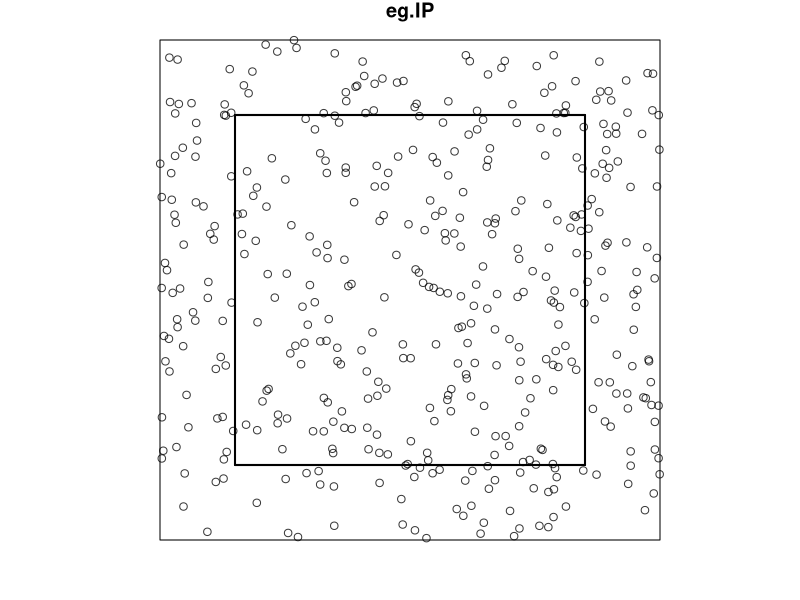

R code for this plot: (Note: this script raises an error after producing the figure.)
#Simulation of forest patterns and plotless sampling with estimation of density
# Version 4.0   --    29 Oct 2021
#This program is an engine to simulate the generation of patterns of events 
#(trees) at various dispersions.These patterns are then sampled with simulated
#different plotless sampling designs.The simulated patterns and sampling 
#is repeated in multiple replications.The engine produces estimates of density
#using various plotless density estimators and the descriptive statistics of
#the dispersions, sampling, and resulting estimates of numbers and proportions
#of distances and azimuths of the  nearest sampled events (trees) to sample 
#points (corners). In addition the frequencies of various parameters 
#can be exported for further analyses and archiving. The program is 
#multifunctional with changed parameters and was written incrementally 
#by Charles Cogbill (cvcogbill@gmail.com) in 2011-2021.

library(spatstat)

#setwd("C:Users/Cogbill/Documents/Charlie/R in PalEON/RSimMap)
getwd()

P='Simulation of Nearest Tree Sampling v.4.0 '
# n = number in aggregation pool sampling of single dispersion
n<-200
# S = number of replications
S<-5000
# toggle for dispersion  2=inhib-inhomogenous otherwise CSR (=1),
Disper<-1
# bord = proportion of unit square buffered border in proportion of of unit (100 m)
bord<-.15
# q = basic density parameter per unit square (equivalent to events per hectare)
q<-400
# mat = MaternII inhibition distance parameter in m
MII<-1.5
mat<-MII/100
# inhgrad = gradient parameter for inhibited-homogeneous pattern 
inhgrad<-80
# NP = distance from post in m 
NP<-1
NPd<-NP/100
# ST = width of the transect in m either side of the section line in m
ST<-1
STw<-ST/100

# samspa = spacing parameter for sampling in proportion of unit (100 m)
samspa<-.01
# minden = minimum density parameter gradient
minden<-20
# maxden = maximum density parameter in gradient
maxden<-1000
# expn = exponent parameter in gradient 
expn<-2

#  mu = rThomas parameter of number of events within clumps
mu<-2
#  gamma = rStrauss parameter proportion of pairs pruned 
gamma<-0.0
# sigma = rStrauss parameter of inhibition distance proportion of unit (100 m)
sigma<-0.015
#sigma<-mat
# gt - rank order for Morisita g-tree, Prodan, Kleinn-Vilcko estimators
gt<-6
scale<-1
bias<-.015
rancut<-1
# az is width of wedge from azimuth in degrees

az<-15
rows<-as.integer(1/samspa)
colm<-as.integer(1/samspa)
GX<-rows-4
GY<-colm-4
GX<-10
GY<-10
#n<-GX*GY


distveil<-.00/sqrt(scale)
veilcut<-1

bull<-.005
mind<-minden
kick<-.0
#geocut2<-bias
#geocut3p<-.0

#geocut2<-bias*(1-bias)
#geocut3p<-(bias-geocut2)


nearcut1<-bias
nearcut2<-bias
nearcut3<-bias
nearcut4<-bias
nearPcut1<-bias
nearPcut2<-bias
addrank<-2
baserank<-1


ciel<-maxden
r<-n
# a = exponent parameter in density gradient on x-axis
a<-2
# b =  exponent parameter in density gradient on y-axis
b<-2

#mat<-0.00
#bord<-.10
# qNE = basic density parameter for gradient in 1st quarter 
qNE<-inhgrad
# qSE = basic density parameter for gradient in 2nd quarter 
qSE<-inhgrad
# qSW = basic density parameter for gradient in 3rd quarter 
qSW<-inhgrad
# qNW = basic density parameter for gradient in 4th quarter 
qNW<-inhgrad

#mat<-.015/sqrt(scale)


# matNE ...  = inhibition parameter in quadrant
matNE<-mat
matSE<-mat
matSW<-mat
matNW<-mat

# addNE ... = gradient parameter in quadrant
addNE<-1
addSE<-1
addSW<-1
addNW<-1

#  NEgam ... = gradient parameter in quadrant
NEgam<-1500
SWgam<-1500
SEgam<-1500
NWgam<-1500

#NElam<-500
#SElam<-500
#SWlam<-500
#NWlam<-500



#a<-2
#b<-2
#cc<-1000*a*b/(exp(a)-1)/(exp(b)-1)
#m<-cc/(a*b)*(exp(a)-1)*(exp(b)-1)*pi
#cc<-q*a*b/exp(a)-1/exp(b)-1)
#cc<-q
#range.IPlow<-cc*(exp(a+b)-1)
#lambda=function(x,y){minden+q*exp(a*x)*exp(b*y)}
#lambda<-600
#InH<-rpoispp(lambda,win=owin(c(.75,1),c(0,1)))

# NElam ... = density parameter in gradient quadrant  
NElam=function(x,y){minden+qNE*exp(a*(2*x-1))*exp(a*(2*y-1))}
SElam=function(x,y){minden+qSE*exp(a*(2*x-1))*exp(a*(1-2*y))}
SWlam=function(x,y){minden+qSW*exp(b*(1-2*x))*exp(b*(1-2*y))}
NWlam=function(x,y){minden+qNW*exp(b*(1-2*x))*exp(b*(2*y-1))}



  par(mfrow=c(1,1))
# InNE ...  = MaternII pruned simulated pattern in quadrant
InNE<-rMaternII(NElam, matNE, win=owin(c(.5,1),c(.5,1)))
InSE<-rMaternII(SElam, matSE, win=owin(c(.5,1),c(0,.5)))
InSW<-rMaternII(SWlam, matSW, win=owin(c(0,.5),c(0,.5)))
InNW<-rMaternII(NWlam, matNW, win=owin(c(0,.5),c(.5,1)))

#****************inhibited-inhomogeneous********************
#  = simulated gradient pattern combining 4 quadrants toggle eg.IP to invoke and within S loop
eg.Inh2<-superimpose(InNE,InSE,InSW,InNW, W=owin(c(0,1), c(0,1)))

# = simulated pattern of Strauss inhibition parameters density, proportion, inhibition distance
#eg.IP<-rStrauss(q, gamma, mat)

#SSNE<-rSSI(addNE, n=NEgam, win=owin(c(.5,1),c(.5,1)), giveup=1000, x.init=InNE)
#SSSE<-rSSI(addSE, n=SEgam, win=owin(c(.5,1),c(0,.5)),giveup=1000,  x.init=InSE)
#SSSW<-rSSI(addSW, n=SWgam, win=owin(c(0,.5),c(0,.5)), giveup=1000, x.init=InSW)
#SSNW<-rSSI(addNW, n=NWgam, win=owin(c(0,.5),c(.5,1)),giveup=1000,  x.init=InNW)
#  = simulated SSI gradient pattern combining 4 quadrants
#eg.IP<-superimpose(SSNE,SSSE,SSSW,SSNW, W=owin(c(0,1), c(0,1))) 

#****************invoke homogenous Poisson*************************
#  = simulated pattern of homogenous Poisson process parameters density toggle eg.Ip to invoke
#eg.IP<-rpoispp(q)
eg.IP<-(if(Disper== 2){eg.Inh2}else {rpoispp(q)})
# = simulated pattern of Matern II inhibition parameters density, inhibition distance
#eg.IP<-rMaternII(q,mat)

# = simulated pattern of rThomas clumping parameters density, sd of distance, number in clump
#eg.IP<-rThomas(q,mat,mu)



##plot(SSNE)
##plot(SSSE)
##plot(SSSW)
##plot(SSNW)
par(mfrow=c(1,1),mar=c(2,2,1,1))

plot(eg.IP)
win<-owin(c(bord,1-bord),c(bord,1-bord))
#w<-owin(c(.1,.9),c(.1,.9))
#clarkevans.test(InH, clipregion=win    , correction="guard")
#dual_InH<-InH
#plot(dual_InH)

rect(bord,bord,bord,1-bord,col='red',lwd=2)
rect(bord,1-bord,1-bord,1-bord,col='red',lwd=2)
rect(1-bord,1-bord,1-bord,bord,col='red',lwd=2)
rect(1-bord,bord,bord,bord,col='red',lwd=2)

#clarkevans.test(InH,clipregion=owin(c(bord,1-bord),c(bord,1-bord)))


#eg.IP<-rStrauss(300, 0, R=.03)

#BNE<-rSSI(matNE, n=Inf , win=owin(c(.5,1),c(.5,1)), giveup=1000, x.init=InNE)

#BSE<-rSSI(matSE, n=Inf , win=owin(c(.5,1),c(0,.5)), giveup=1000, x.init=InSE)

#BSW<-rSSI(matSW, n=Inf , win=owin(c(0,.5),c(0,.5)), giveup=1000, x.init=InSW)

#BNW<-rSSI(matNW, n=Inf , win=owin(c(0,.5),c(.5,1)), giveup=1000, x.init=InNW)




#SSI<-rSSI(r=sigma,n=Inf,giveup=1000, win=owin(c(0,.5), c(0,1)))
#
#InNE<-rpoispp(NElam, win=owin(c(.5,1), c(0,1)))
#InSE<-rpoispp(SElam, win=owin(c(.5,1), c(0,1)))
#InSW<-rpoispp(SWlam, win=owin(c(.5,1), c(0,1)))
#InNW<-rpoispp(NWlam, win=owin(c(.5,1), c(0,1)))


#plot(InSE)
#plot(InSW)
#plot(InNW)


                 
#par(mfrow=c(1,1))


#eg.IP<-rStrauss(q, gamma, sigma)
#eg.IP<-rpoispp(q)
#eg.IP<-rpoispp(lambda)
#eg.IP<-rSSI(r=sigma, n=ciel, giveup=1000, win=owin(c(0,1),c(0,1)), x.init=InH)
 
#plot(eg.IP)

#eg.IP<-rpoispp(lambda=function(x,y){cc*(a*x)})
#zeta<-as.im(function(x,y){2*exp(4*x-1)},owin(c(0,1),c(0,1)))
# 
#   SIMULATION of outcome homogenous Poisson process intensity of (q) per unit sq 
#   (if unit is 100m ==  on 100X100m square per /ha  or q t/ha)
print('t/ha')

# el ...  = east, west, south, & north proportion in border
el<-1-bord
wl<-bord
sl<-bord
nl<-1-bord


#min den plots=g, max den plots=e;  min focus =v; max focus=w
g<-0
e<-1500
u<-0
w<-1500


#zeta<-as.im(function(x,y){2*exp(2*x-1)},owin(c(0,1),c(0,1)))
#eg.IP<-rThomas(q,sigma, zeta)
#eg.IP<-rpoispp(lambda=function(x,y){cc*exp(a*x+b*y)})

# Correction constant for two nearest quadrats


#  std.dat  = empirical pattern imported from external file
#std.dat<-ppp(Raw[ ,2],Raw[ ,3],c(min(Raw[,2]),max(Raw[,2])),
 #            c(min(Raw[,3]),max(Raw[,3])))
#summary(std.dat)

#Stanclean<-unique(Stand)
#any(duplicated(Stanclean))
#sim.dat<-rpoispp(q/pi)

# E.g. unbiased survey

#eg<-dist.pts2(std.dat$x,std.dat$y)

#library(fields)
#library(gtools)



#sim.dat<-rpoispp(q)

# E.g. unbiased survey

# Definition and Initilation of vectors

true<-rep(0,S)
rbias<-function(est,true){mean(est/true)}
diff<-function(est,true){est-true}
me<-function(error){mean(error)}
rme<-function(error,true){mean(error/true)}
mae<-function(error){mean(abs(error))}
rmae<-function(error,true){mean(abs(error)/true)}
rrmse<-function(error,true){sqrt(mean(error^2/true^2))}


#par(mfrow=c(1,1))

# The forest

#plot(sim.dat$y~sim.dat$x,pch=20,cex=.5)

#intensityfn.HP<-matrix(m/pi,length(xvals),length(yvals))

# (1) Homogeneous Poisson point process

#m<-q*pi

#eg.HP<-rpoispp(m/pi)


# The survey point



# The nearest tree (blue) and the biased nearest tree (green) 
# in the opposite half (the cyan tree should have been sampled,
# but the green tree was sampled instead)
#points(eg$surveypt[2]~eg$surveypt[1],col='red',pch=20)
#abline(v=eg$surveypt[1],col='gray', lty=2)
#points(eg$point1[2]~eg$point1[1],col='blue',pch=20)
#points(eg$point2[2]~eg$point2[1],col='green',pch=20)
#points(eg$censoredpoint[2]~eg$censoredpoint[1],col='cyan',pch=20)

############################################################

#-----Point Half-----Point Half-----Point Half-----Point Half-----Point Half-----
#-----Point Half-----Point Half-----Point Half-----Point Half-----Point Half-----


# Simulating different point patterns and 
# estimating stem density in UNBIASED surveys.

# Definition and Initiation of vectors

#matrix of x,y coordinates of 2 nearest trees in halves, x, y, dist, azimuth,MoR, 2nd nearest coord,dist 
XYof2near<-rep(0,17)  
Nearof2<-matrix(0,S,17)
N2.distsq<-rep(0,n)
N2Mori.HP<-rep(0,S)
N2pure<-rep(0,n)
N2coeff<-rep(0,S)
N2QMoriden<-rep(0,n)
N2Qcoeff<-rep(0,S)
N2QPoll<-rep(0,S)
N2QPollco<-rep(0,S)
NPdist<-rep(0,S)
Transdist<-rep(0,S)
TransbNP<-rep(0,S)
Fir<-rep(0,S)
Sec<-rep(0,S)
R21<-rep(0,S)
Azim<-rep(0,S)

#matrix of x,y coordinates of 4 nearest trees in quarters x, y, dist,azimuth,MoR
XYof4near<-rep(0,21)
Nearof4<-matrix(0,S,21)
n2order<-rep(0,4)
Poisden<-rep(0,S)
rat2.HP<-rep(0,S)
moratio.HP<-rep(0,S)
Second<-matrix(0,n,2)
First<-matrix(0,n,2)
Rato21<-matrix(0,n,2)
Azm<-matrix(0,n,2)
Trans<-matrix(0,n,2)
Fqaz<-rep(0,S)


rat1.HP<-rep(0,n)
dist1.HP<-rep(0,S)
dist2.HP<-rep(0,S)
rofmean.HP<-rep(0,S)
hom.HP<-rep(0,S)
inhom.HP<-rep(0,S)
cott.HP <- rep(0,S)
shvc.HP <- rep (0,S)
eph.HP <-rep(0,S)
inhom.TQ<-rep(0,S)
hom.TQ<-rep(0,S)
cott.TQ <- rep(0,S)
shvc.TQ <- rep (0,S)
eph.TQ <-rep(0,S)

avrbar.HP <-rep(0,S)
avrinvbar.HP<-rep(0,S)
avrsqbar.HP <-rep(0,S)
avrbar.QU <-rep(0,S)
avrsqbar.QU <-rep(0,S)

xvals<-seq(0,1,.01)
yvals<-seq(0,1,.01)
dia.nearest<-rep(0,n)
dist.nearest<-rep(0,n)
dia.dist.second<-rep(0,n)
dist.dist.second<-rep(0,n)
point.dist.mean.HP<-rep(0,n)
ave.dist.point.HP<-rep(0,n)

pp.dat<-matrix(0,n,3)
pp.x<-rep(0,n)
pp.y<-rep(0,n)
ratio.HP<-matrix(0,n,2)

avBA.HP<-rep(0,n)
avdia.HP<-rep(0,n)
avdist.HP<-rep(0,n)
sumofsq.HP<-rep(0,n)
sumof.HP<-rep(0,n)
sumofinv.HP<-rep(0,n)
BAmean.HP<-rep(0,S)
Mori.HP<-rep(0,S)
Mori.BA.HP<-rep(0,S)
Cott.BA.HP<-rep(0,S)
Cott.Dia.HP<-rep(0,S)
Cott.Area.HP<-rep(0,S)
Xprod.HP<-rep(0,n)
aver.dist.point.BH2X<-rep(0,n)
aver.dist.point.HP<-rep(0,n)
nearest.Sq.HP<-rep(0,n)
HP.dia<-matrix(0,n,2)
nearest.dist.HP<-rep(0,n)
second.dist.HP<-rep(0,n)
nearest.dia.HP<-rep(0,n)
second.dia.HP<-rep(0,n)
second.HP<-matrix(0,n,4)
point.HP<-matrix(0,n,8)
sum.HP<-matrix(0,S,8)
sec.dia.HP<-rep(0,n)
BH2X.4dist<-matrix(0,n,2)
BX2.2order.BH2X<-rep(0,n)
BH2X<-rep(0,n)
B2X<-rep(0,n)
sumofsq.BH2X<-rep(0,n)
avdist.BH2X<-rep(0,n)
ave.dist.point.BH2X<-rep(0,n)
inhibden<-rep(0,S)
shanks1<-rep(0,S)
trip3<-rep(0,n)
Trip<-rep(0,S)
QU2X<-rep(0,n)
nearest.dist.QU2X<-rep(0,n)
cott.BH2X<-rep(0,n)
hom.BH2X<-rep(0,S)
inhom.BH2X<-rep(0,S)
cott.BH2X<-rep(0,S)
shvc.BH2X<-rep(0,S)
eph.BH2X<-rep(0,S)
BHX<-matrix(0,2,2)
BH2X.2Q2tree<-rep(0,n)   
BH2X.1Q2tree<-rep(0,n)

cott.EQ<- rep(0,S)  
hom.EQ<- rep(0,S)
inhom.EQ <- rep(0,S)
shvc.EQ <- rep(0,S)
EQ.all<-matrix(0,n,3)

avdist.HP2X<-rep(0,n)
avdist.QU<-rep(0,n)
avdist.QU2X<-rep(0,n)
avdist.QUNX<-rep(0,n)
avdist.HPNX<-rep(0,n)

aver.dist.point.HP2X<-rep(0,n)
aver.dist.point.QU<-rep(0,n)
aver.dist.point.QU2X<-rep(0,n)
aver.dist.point.QUNX<-rep(0,n)
aver.dist.point.HPNX<-rep(0,n)

sumofsq.HP2X<-rep(0,n)
sumofsq.QU<-rep(0,n)
sumofsq.QU2X<-rep(0,n)
sumofsq.QUNX<-rep(0,n)
sumofsq.HPNX<-rep(0,n)

rat1.QU2X<-matrix(0,n,3)
rat2X.QU2X<-matrix(0,n,3)
rat.HP2X<-rep(0,n)
rat.HP<-rep(0,n)


dist1.QU2X<-rep(0,S)
dist2.QU2X<-rep(0,S)
dist3.QU2X<-rep(0,S)
dist4.QU2X<-rep(0,S)
eph.HP2X<-rep(0,S)
rat2.QU2X<-rep(0,S)
rat3.QU2X<-rep(0,S)
rat4.QU2X<-rep(0,S)
rat5.QU2X<-rep(0,S)
rat6.QU2X<-rep(0,S)
rat7.QU2X<-rep(0,S)
rat21.QU2X<-rep(0,n)
rat31.QU2X<-rep(0,n)
rat41.QU2X<-rep(0,n)
rat21X.QU2X<-rep(0,n)
rat31X.QU2X<-rep(0,n)
rat41X.QU2X<-rep(0,n)

mor.HP<-rep(0,S)
mor.HP2X<-rep(0,S)
cott.HP2X<-rep(0,S)
NPMori.HP<-rep(0,S)
SPMori.HP<-rep(0,S)
SPMori2<-rep(0,S)
SPMori3<-rep(0,S)
PureMori<-rep(0,S)
shen.HP<-rep(0,S)
hom.HP2X<-rep(0,S)
inhom.HP2X<-rep(0,S)
shvc.HP2X<-rep(0,S)
cott.QU2X<-rep(0,S)
hom.QU2X<-rep(0,S)
inhom.QU2X<-rep(0,S)
shvc.QU2X<-rep(0,S)
eph.QU2X<-rep(0,S)
cott.QUNX<-rep(0,S)
hom.QUNX<-rep(0,S)
inhom.QUNX<-rep(0,S)
shvc.QUNX<-rep(0,S)
eph.QUNX<-rep(0,S)
dist1sq.QU2X<-rep(0,S)
trueden<-rep(0,S)
inhomden<-rep(0,S)
hom.QU<-rep(0,S)
inhom.QU<-rep(0,S)
cott.QU<-rep(0,S)
shen.QU<-rep(0,S)
shvc.QU<-rep(0,S)
eph.QU<-rep(0,S)
cott.QUNX <-rep(0,S) 
hom.QUNX<-rep(0,S)
inhom.QUNX<-rep(0,S)
shvc.QUNX<-rep(0,S)
eph.QUNX<-rep(0,S)
cott.HPNX<-rep(0,S) 
hom.HPNX<-rep(0,S)
inhom.HPNX<-rep(0,S)
shvc.HPNX<-rep(0,S)
eph.HPNX<-rep(0,S)
ClarkN1<-rep(0,S)
MooreN1<-rep(0,S)
Bythmed<-rep(0,S)
Klinemed4<-rep(0,S)
Klinemed2<-rep(0,S)
RoM.HP<-rep(0,S)
RoM.QU<-rep(0,S)
RoM.HP2X<-rep(0,S)
RoM.HP3X<-rep(0,S)
RoM.QU2X<-rep(0,S)
RoM.HPNX<-rep(0,S)
MoR.HP<-rep(0,S)
MoR.HP2X<-rep(0,S)
MoR.HPNX<-rep(0,S)
MoR.HP3X<-rep(0,S)
MoR.HPNE<-rep(0,S)
RoM.HPNE<-rep(0,S)
MoR.QU<-rep(0,S)
MoR.QU2X<-rep(0,S)
min.dist.HP<-rep(0,n)
max.dist.HP<-rep(0,n)
min.dist.HP2X<-rep(0,n)
max.dist.HP2X<-rep(0,n)
  MoR.QU21<-rep(0,S)
  MoR.QU31<-rep(0,S)
  MoR.QU41<-rep(0,S)
  RoM.QU21<-rep(0,S) 
  RoM.QU31<-rep(0,S)
  RoM.QU41<-rep(0,S)
  MoR.QU2X21<-rep(0,S)
  MoR.QU2X31<-rep(0,S)
 MoR.QU2X41<-rep(0,S)
RoM.QU2X41<-rep(0,S) 
  RoM.QU2X21<-rep(0,S)
  RoM.QU2X31<-rep(0,S)
  RoM.QU2X41<-rep(0,S)
  MoR.dist.HP2X<-matrix(0,S,n)                   
MoR.QUN21<-rep(0,S)
MoR.QUN31<-rep(0,S)
MoR.QUN41<-rep(0,S)
RoM.QUN21<-rep(0,S)
RoM.QUN31<-rep(0,S)
RoM.QUN41<-rep(0,S)
cottHP<- rep(0,S)
homHP<-rep(0,S)
cottQU<-rep(0,S)
homQU<-rep(0,S)
cottTQ<-rep(0,S)
homTQ<-rep(09,S)
Clark.N1<-rep(0,S)
Moore.N1<-rep(0,S)
Byth.med<-rep(0,S)
Kline.med4<-rep(0,S)
GTree.PDE<-matrix(0,S,3)

ErrCottHP<-rep(0,Cy)
ErrCottQU<-rep(0,Cy)
ErrPollHP<-rep(0,Cy)
ErrPollQU<-rep(0,Cy)
ErrMoriHP<-rep(0,Cy)
ErrMoriQU<-rep(0,Cy)

#HP.dia<-cbind(x=std.dat$x,y=std.dat$y,dbh=m)
par(mfrow=c(1,1))


decy<-matrix(0,Cy,7)
msecy<-matrix(0,Cy,7)
# Begin cz loop of aggregation 
#for(cz in 1:Cy){
 



#plot(sim.dat$y~sim.dat$x,pch=20)

#############################REPLICATION LOOP##################################
# Begin S loop for replications
for(s in 1:S) {
  # Definition and Initilation of vectors within S loop
  HP1s.dist<-matrix(0,n,2)
  HP2Xs.dist<-matrix(0,n,2)
  HP3Xs.dist<-matrix(0,n,2)
  QU3Xs.dist<-matrix(0,n,4)
  QUs.dist<-matrix(0,n,4)
 QUNX.dist<-matrix(0,n,4)
  QU2Xs.dist<-matrix(0,n,4)
 QUNXs.dist<-matrix(0,n,4)
  QU1.dist<-matrix(0,n,4)
  QU2X.dist<-matrix(0,n,4)
  HP1.dist<-matrix(0,n,2)
  NP1.dist<-matrix(0,n,2)
  SP1.dist<-matrix(0,n,2)
 HP2X.dist<-matrix(0,n,2)
 HP3X.dist<-matrix(0,n,2)
 QU3X.dist<-matrix(0,n,4)
 HPNX.dist<-matrix(0,n,2)
 HPNXs.dist<-matrix(0,n,2)
 TQ.all<-matrix(0,n,2)
 minNE<-matrix(0,n,4)
 minSE<-matrix(0,n,4)
 minSW<-matrix(0,n,4)
 minNW<-matrix(0,n,4)
 minEE<-matrix(0,n,2)
 minWW<-matrix(0,n,2)
 HPNE<-matrix(0,n,2)
 HPNE.dist<-matrix(0,n,2)
 m<-q*pi
 #  g-tree pt matrix (0,n,3) dist to g ; g+1 tree; ave g & g+1
 GT.pts<-matrix(0,n,5)
 
 #cc<-q*a*b/(exp(a)-1)/(exp(b)-1)
 #m<-cc/(a*b)*(exp(a)-1)*(exp(b)-1)*pi
 #range.IPlow<-cc*(exp(a+b)-1)
 xvals<-seq(0,1,.01)
 yvals<-seq(0,1,.01)

 
  # NElam ... = density parameter in gradient quadrant  
 NElam=function(x,y){minden+qNE*exp(a*(2*x-1))*exp(a*(2*y-1))}
 SElam=function(x,y){minden+qSE*exp(a*(2*x-1))*exp(a*(1-2*y))}
 SWlam=function(x,y){minden+qSW*exp(b*(1-2*x))*exp(b*(1-2*y))}
 NWlam=function(x,y){minden+qNW*exp(b*(1-2*x))*exp(b*(2*y-1))}
 

 par(mfrow=c(1,1))
 # InNE ...  = MaternII pruned simulated pattern in quadrant
 InNE<-rMaternII(NElam, matNE, win=owin(c(.5,1),c(.5,1)))
 InSE<-rMaternII(SElam, matSE, win=owin(c(.5,1),c(0,.5)))
 InSW<-rMaternII(SWlam, matSW, win=owin(c(0,.5),c(0,.5)))
 InNW<-rMaternII(NWlam, matNW, win=owin(c(0,.5),c(.5,1)))

 #******************* inhibited-inhomogeneous pattern******************
   #  = simulated gradient pattern combining 4 quadrants toggle eg.IP to invoke
  eg.Inh2<-superimpose(InNE, InSE, InSW, InNW)
 
 
 #InH<-eg.IP
 
 # = simulated pattern of Strauss inhibition parameters density, proportion, inhibition distance
 #eg.IP<-rStrauss(q, gamma, sigma)
 
 
 #SSNE<-rSSI(addNE, n=NEgam, win=owin(c(.5,1),c(.5,1)), giveup=1000, x.init=InNE)
 #SSSE<-rSSI(addSE, n=SEgam, win=owin(c(.5,1),c(0,.5)),giveup=1000,  x.init=InSE)
 #SSSW<-rSSI(addSW, n=SWgam, win=owin(c(0,.5),c(0,.5)), giveup=1000, x.init=InSW)
 #SSNW<-rSSI(addNW, n=NWgam, win=owin(c(0,.5),c(.5,1)),giveup=1000,  x.init=InNW)
 #  = simulated SSI gradient pattern combining 4 quadrants
 #eg.IP<-superimpose(SSNE,SSSE,SSSW,SSNW, W=owin(c(0,1), c(0,1))) 
 
 #****************************** homogeneous Poisson pattern***********
 #  = simulated pattern of homogenous Poisson process parameters density toggle eg.IP to invoke
 #eg.IP<-rpoispp(q)
 eg.IP<-(if(Disper== 2){eg.Inh2}else {rpoispp(q)})
 # = simulated pattern of Matern II inhibition parameters density, inhibition distance
 #eg.IP<-rMaternII(q,mat)
  
 # = simulated pattern of rThomas clumping parameters density, sd of distance, number in clump
 #eg.IP<-rThomas(q,sigma,mu)
 
 # = simulated pattern Poisson process with homogenous q or inhomogenous vq 
  #vq<-minden+maxden*runif(1)^expn
 #eg.IP<-rpoispp(q)
 #eg.IP<-rpoispp(vq)
 #eg.IP<-rMaternII(q,mat)
 #eg.IP<-rThomas(vq,mat,mu)
 #eg.IP<-rStrauss(vq, gamma, sigma)
 #eg.IP<-rSSI(mat,q)
 #eg.IP<-rSSI(r=sigma, giveup=1000, x.init=InH)
 #eg.IP<-rSSI(r=sigma, n=ciel , giveup=1000, win=owin(c(0,1),c(0,1)), x.init=InH)
 #eg.IP<-rpoispp(lambda=function(x,y){cc*(a*x)})
 #eg.IP<-rpoispp(lambda=function(x,y){minden+q*exp(a*x)})
 
 #AInNE<-rMaternII(qNE,  matNE, win=owin(c(.5,1),c(.5,1)))
 #AInSE<-rMaternII(qSE,  matSE, win=owin(c(.5,1),c(0,.5)))
 #AInSW<-rMaternII(qSW,  matSW, win=owin(c(0,.5),c(0,.5)))
 #AInNW<-rMaternII(qNW,  matNW, win=owin(c(0,.5),c(.5,1)))
 #eg.IP<-superimpose(AInNE,AInSE,AInSW,AInNW, W=owin(c(0,1), c(0,1))) 
 
 #offset<-samspa*runif(1,0,1)  

random1<-runif(n,0,1)
random2<-runif(n,0,1)
random3<-runif(n,0,1)
random4<-runif(n,0,1)


# Begin n loop calculations of n samples of one pattern
 for(k in 1:n){
   g<-as.integer((k/GX)-.00000001)+1
   h<-k-(g-1)*(GX)
   
   #eg.IP<-rpoispp(q)
   #vq<-minden+(maxden*runif(1))^expn
   vq<-q
   #eg.IP<-rpoispp(vq)
  
   #eg.IP<-rThomas(q,mat,mu)
   #eg.IP<-rStrauss(vq, gamma, mat)
   #eg.IP<-rMaternII(vq,mat)
   # inhib = total density
   inhibden[s]<-length(eg.IP$x)
   std.dat<-eg.IP
   IP.dat<-list(X=std.dat$x,Y=std.dat$y)
   pp.dat<-cbind(std.dat$x,std.dat$y)
   
   sample.dat<-std.dat[std.dat$x<=el&std.dat$x>=wl&std.dat$y>=sl&std.dat$y<=nl]
   # truen = density in actual sample
   truen<-length(sample.dat$x)/((el-wl) *(nl-sl))
  
 
   
    pp.x<-IP.dat$X[!is.na(IP.dat$X)&!is.na(IP.dat$Y)]
    pp.y<-IP.dat$Y[!is.na(IP.dat$X)&!is.na(IP.dat$Y)]
    
   #  survey points either centered, or random  
   # surveypt<-c(.5,.5)
   surveypt<-c(runif(1,min(pp.x)+wl*(max(pp.x)-min(pp.x)),max(pp.x)-(1-el)*(max(pp.x)-min(pp.x))),
           runif(1,min(pp.y)+sl*(max(pp.y)-min(pp.y)),max(pp.y)-(1-nl)*(max(pp.y)-min(pp.y))))           
   #surveypt<-c(bord+offset+(h-1)*samspa, bord+ offset +(g-1)*samspa)
    
   # calculation of distances from sample points to pattern events 
   #nearest<-which.min(as.matrix(dist(rbind(surveypt,cbind(pp.x,pp.y))))[1,-1])
    nearest<-which.min(sqrt(apply((t(cbind(pp.x,pp.y))-surveypt)^2,2,sum)))
    nearest.dist.QU2X[k]<-sqrt(sum((surveypt-cbind(pp.x,pp.y)[nearest,])^2))
   
     
    nearest<-which.min(sqrt(apply((t(cbind(pp.x,pp.y))-surveypt)^2,2,sum)))
    nearest2<- min(sqrt(apply((t(cbind(pp.x,pp.y))-surveypt)^2,2,sum)))

      
    dist.nearest[k]<-sqrt(sum((surveypt-cbind(pp.x,pp.y)[nearest,])^2))
    dist.order<-sort(sqrt(apply((t(cbind(pp.x,pp.y))-surveypt)^2,2,sum)) )   
    dist.one.all<-sqrt(apply((t(cbind(pp.x, pp.y))-surveypt)^2,2,sum))
    N2.distsq[k]<-(2/pi)*(1/sum(dist.order[1]^2,dist.order[2]^2))


    
     # load matrix with g & g+1 at point   
       GT.pts[k,1]<-dist.order[gt]
       GT.pts[k,2]<-dist.order[gt+1]
       GT.pts[k,3]<-sum(GT.pts[k,1],GT.pts[k,2])/2
       GT.pts[k,4]<-GT.pts[k,1]^2
       GT.pts[k,5]<-GT.pts[k,3]^2
  
  # calculation of distances from sample points to events in 4 quadrants
    pp.x.NE<-pp.x[pp.x>surveypt[1] & pp.y>surveypt[2]]
    pp.x.SE<-pp.x[pp.x>surveypt[1] & pp.y<surveypt[2]]
    pp.y.NE<-pp.y[pp.x>surveypt[1] & pp.y>surveypt[2]]
    pp.y.SE<-pp.y[pp.x>surveypt[1] & pp.y<surveypt[2]]
    
    pp.x.SW<-pp.x[pp.x<surveypt[1] & pp.y<surveypt[2]]
    pp.x.NW<-pp.x[pp.x<surveypt[1] & pp.y>surveypt[2]]
    pp.y.SW<-pp.y[pp.x<surveypt[1] & pp.y<surveypt[2]]
    pp.y.NW<-pp.y[pp.x<surveypt[1] & pp.y>surveypt[2]]
    
    pp.x.EE<-pp.x[pp.x>surveypt[1]]
    pp.x.WW<-pp.x[pp.x<surveypt[1]]
    pp.y.EE<-pp.y[pp.x>surveypt[1]]
    pp.y.WW<-pp.y[pp.x<surveypt[1]]
      
   #Calculates coordinates, distance, and azimuth for NE quarter
    
    nearest.NE<-which.min(sqrt(apply((t(cbind(pp.x.NE, pp.y.NE))-surveypt)^2,2,sum)))
   
    XYof4near[1]<-pp.x.NE[nearest.NE]-surveypt[1]
    XYof4near[2]<-pp.y.NE[nearest.NE]-surveypt[2]
    XYof4near[3]<-sqrt(XYof4near[1]^2+XYof4near[2]^2)
    XYof4near[4]<- 90-(180*atan2(XYof4near[2],XYof4near[1])/pi)
    
    
    #QU1.dist[k,1]<-sqrt(sum((surveypt-cbind(pp.x.NE,pp.y.NE)[nearest.NE,])^2))
    dist.NE.all<-sqrt(apply((t(cbind(pp.x.NE, pp.y.NE))-surveypt)^2,2,sum))
    dist.order.NE<-order(dist.NE.all)
    minNE[k,1]<-dist.NE.all[dist.order.NE[1]]
    #QU1.dist[k,1]<- dist.NE.all[dist.order.NE[1]]
     
   # distances from events to ordered events in same quadrant
    QU1.dist[k,1]<-ifelse(minNE[k,1]> distveil, dist.NE.all[dist.order.NE[1]],
                          dist.NE.all[dist.order.NE[2]]) 
    QU2X.dist[k,1]<-ifelse(random1[k]<rancut, dist.NE.all[dist.order.NE[2]],
                           dist.NE.all[dist.order.NE[1]])
    QU3X.dist[k,1]<-ifelse(random1[k]<rancut, dist.NE.all[dist.order.NE[3]],
                           dist.NE.all[dist.order.NE[1]])
    
    #Calculates coordinates, distance, and azimuth for SE quarter  
   
   
    nearest.SE<-which.min(sqrt(apply((t(cbind(pp.x.SE, pp.y.SE))-surveypt)^2,2,sum)))
    XYof4near[5]<-pp.x.SE[nearest.SE]-surveypt[1]
    XYof4near[6]<-pp.y.SE[nearest.SE]-surveypt[2]
    XYof4near[7]<-sqrt(XYof4near[5]^2+XYof4near[6]^2)
    XYof4near[8]<- 90-(180*atan2(XYof4near[6],XYof4near[5])/pi)
    
    #Calculates coordinates, distance, and azimuth for SE quarter  
    
    #QU1.dist[k,2]<-sqrt(sum((surveypt-cbind(pp.x.SE,pp.y.SE)[nearest.SE,])^2))
    
    dist.SE.all<-sqrt(apply((t(cbind(pp.x.SE, pp.y.SE))-surveypt)^2,2,sum))
    dist.order.SE<-order(dist.SE.all)
    minSE[k,1]<-dist.SE.all[dist.order.SE[1]]
    #QU1.dist[k,2]<- dist.SE.all[dist.order.SE[1]]
    QU1.dist[k,2]<-ifelse(minSE[k,1]> distveil, dist.SE.all[dist.order.SE[1]],
                          dist.SE.all[dist.order.SE[2]]) 
    QU2X.dist[k,2]<-ifelse(random2[k]<rancut, dist.SE.all[dist.order.SE[2]],
                           dist.SE.all[dist.order.SE[1]])
    QU3X.dist[k,2]<-ifelse(random2[k]<rancut , dist.SE.all[dist.order.SE[3]],
                           dist.SE.all[dist.order.SE[1]])
    
    #Calculates coordinates, distance, and azimuth for SW quarter
   
        
    nearest.SW<-which.min(sqrt(apply((t(cbind(pp.x.SW, pp.y.SW))-surveypt)^2,2,sum)))
    XYof4near[9]<-pp.x.SW[nearest.SW]-surveypt[1]
    XYof4near[10]<-pp.y.SW[nearest.SW]-surveypt[2]
    XYof4near[11]<-sqrt(XYof4near[9]^2+XYof4near[10]^2)
    XYof4near[12]<- 90-(180*atan2(XYof4near[10],XYof4near[9])/pi)
    
    
    
    
    #QU1.dist[k,3]<-sqrt(sum((surveypt-cbind(pp.x.SW,pp.y.SW)[nearest.SW,])^2))
    dist.SW.all<-sqrt(apply((t(cbind(pp.x.SW, pp.y.SW))-surveypt)^2,2,sum))
    dist.order.SW<-order(dist.SW.all)
    minSW[k,1]<-dist.SW.all[dist.order.SW[1]]
    #QU1.dist[k,3]<- dist.SW.all[dist.order.SW[1]]
                          
   QU1.dist[k,3]<-ifelse(minSW[k,1]> distveil, dist.SW.all[dist.order.SW[1]],
                          dist.SW.all[dist.order.SW[2]]) 
    QU2X.dist[k,3]<-ifelse(random3[k]<rancut, dist.SW.all[dist.order.SW[2]],
                           dist.SW.all[dist.order.SW[1]])
    QU3X.dist[k,3]<-ifelse(random3[k]<rancut , dist.SW.all[dist.order.SW[3]],
                           dist.SW.all[dist.order.SW[1]])
    
    #Calculates coordinates, distance, and azimuth for NW quarter
     
    nearest.NW<-which.min(sqrt(apply((t(cbind(pp.x.NW, pp.y.NW))-surveypt)^2,2,sum)))
    XYof4near[13]<-pp.x.NW[nearest.NW]-surveypt[1]
    XYof4near[14]<-pp.y.NW[nearest.NW]-surveypt[2]
    XYof4near[15]<-sqrt(XYof4near[13]^2+XYof4near[14]^2)
    XYof4near[16]<-450- (180*atan2(XYof4near[14],XYof4near[13])/pi) 
    XYof4near[17]<-min(XYof4near[3],XYof4near[7])
    XYof4near[18]<-min(XYof4near[11],XYof4near[15])
    XYof4near[19]<-min(XYof4near[17],XYof4near[18])
    XYof4near[20]<-(if(XYof4near[19]== XYof4near[18]){XYof4near[17]}else {XYof4near[18]})
    XYof4near[21]<-XYof4near[20]/XYof4near[19]
   
    
    #QU1.dist[k,4]<-sqrt(sum((surveypt-cbind(pp.x.NW,pp.y.NW)[nearest.NW,])^2))
    dist.NW.all<-sqrt(apply((t(cbind(pp.x.NW, pp.y.NW))-surveypt)^2,2,sum))
    dist.order.NW<-order(dist.NW.all)
    minNW[k,1]<-dist.NW.all[dist.order.NW[1]]
     #QU1.dist[k,4]<- dist.NW.all[dist.order.NW[1]]
                        
    QU1.dist[k,4]<-ifelse(minNW[k,1]>distveil, dist.NW.all[dist.order.NW[1]],
                          dist.NW.all[dist.order.NW[2]]) 
    QU2X.dist[k,4]<-ifelse(random4[k]<rancut, dist.NW.all[dist.order.NW[2]],
                           dist.NW.all[dist.order.NW[1]])
    QU3X.dist[k,4]<-ifelse(random4[k]<rancut , dist.NW.all[dist.order.NW[3]],
                           dist.NW.all[dist.order.NW[1]])
    
   

    QUs.ord<-order(QU1.dist[k,])
 
    QUs.dist[k,1]<-QU1.dist[k,QUs.ord[1]]
    QUs.dist[k,2]<-QU1.dist[k,QUs.ord[2]]
    QUs.dist[k,3]<-QU1.dist[k,QUs.ord[3]]
    QUs.dist[k,4]<-QU1.dist[k,QUs.ord[4]]
    QU2Xs.ord<-order(QU2X.dist[k,])
  
    N2QMoriden[k]<-(2/pi)*(1/(sum(QUs.dist[k,1]^2,QUs.dist[k,2]^2)))
   
    QU2Xs.dist[k,1]<-QU2X.dist[k,QU2Xs.ord[1]]
    QU2Xs.dist[k,2]<-QU2X.dist[k,QU2Xs.ord[2]]
    QU2Xs.dist[k,3]<-QU2X.dist[k,QU2Xs.ord[3]]
    QU2Xs.dist[k,4]<-QU2X.dist[k,QU2Xs.ord[4]]
 
   
 
    QUNX.dist[k,1]<-ifelse(random1[k]<bias,QU2X.dist[k,QUs.ord[1]],QU1.dist[k,QUs.ord[1]])
    QUNX.dist[k,2]<-ifelse(random1[k]<bias,QU2X.dist[k,QUs.ord[2]],QU1.dist[k,QUs.ord[2]])
    QUNX.dist[k,3]<-ifelse(random1[k]<bias,QU2X.dist[k,QUs.ord[3]],QU1.dist[k,QUs.ord[3]])
    QUNX.dist[k,4]<-ifelse(random1[k]<bias,QU2X.dist[k,QUs.ord[4]],QU1.dist[k,QUs.ord[4]])
    QUNX.ord<-order(QUNX.dist[k, ])
 
    QUNXs.dist[k,1]<-QUNX.dist[k,QUNX.ord[1]]
    QUNXs.dist[k,2]<-QUNX.dist[k,QUNX.ord[2]]
    QUNXs.dist[k,3]<-QUNX.dist[k,QUNX.ord[3]]
    QUNXs.dist[k,4]<-QUNX.dist[k,QUNX.ord[4]]
   
   
   
   TQ.all[k,1]<-QUs.dist[k,1]  
    #dia.TQ<-c(dia.NE,dia.SE,dia.SW,dia.NW)
   EQ.all[k,1]<-QUs.dist[k,1]
   #TQ.all[k,3]<-dia.TQ[nearest.TQ]   
   
    #TQ.dia<-c(dia.NE,dia.SE,dia.SW,dia.NW)
    TQ.all[k,2]<-QUs.dist[k,2]
   EQ.all[k,2]<-QUs.dist[k,2]
   EQ.all[k,3]<-QUs.dist[k,3]
   
   #second<-which(TQ.all[k,2]==TQ.dist) 
    #TQ.all[k,4]<-dia.TQ[second]
    #avBA.HP[k]<-(pi/4)*mean(nearest.dia.HP[k]^2,sec.dia.HP[k]^2)
    
   #Calculates coordinates, distance, and azimuth for East Half
   # calculation of coordinates and distances from sample points to points in halves
   #XYof2near is a matrix of the coordinates to the nearest trees relative to survey point(corner)
  # run with S=replicated, N= coordinates of nearest trees around corner (0,0).
   
   nearest.EE<-which.min(sqrt(apply((t(cbind(pp.x.EE, pp.y.EE))-surveypt)^2,2,sum)))
   XYof2near[1]<-pp.x.EE[nearest.EE]-surveypt[1]
   XYof2near[2]<-pp.y.EE[nearest.EE]-surveypt[2]
   XYof2near[3]<-sqrt(XYof2near[1]^2+XYof2near[2]^2)
   AZ1<-180*atan2(XYof2near[2],XYof2near[1])/pi
   XYof2near[4]<-90-AZ1
  
  
  
  
      #HP.dist[k,1]<-sqrt(sum((surveypt-cbind(pp.x.EE,pp.y.EE)[nearest.EE,])^2))
    dist.EE.all<-sqrt(apply((t(cbind(pp.x.EE, pp.y.EE))-surveypt)^2,2,sum))
    dist.order.EE<-order(dist.EE.all)
    minEE[k,1]<-dist.EE.all[dist.order.EE[1]]
   #loads the distance to the second nearest in sector EE
     XYof2near[13]<-dist.EE.all[dist.order.EE[2]]
     XYof2near[15]<-XYof2near[13]/XYof2near[3]
    
    HP1.dist[k,1]<-ifelse(minEE[k,1]<= distveil && random2[k]<veilcut, dist.EE.all[dist.order.EE[2]],
                         dist.EE.all[dist.order.EE[1]]) 
    NP1.dist[k,1]<-if(HP1.dist[k,1]>NPd){minEE[k,1]}else{dist.EE.all[dist.order.EE[2]]}
   
     HP2X.dist[k,1]<-ifelse(random1[k]<veilcut, dist.EE.all[dist.order.EE[2]],
                          dist.NW.all[dist.order.NW[1]])
    HP3X.dist[k,1]<-ifelse(random1[k]<veilcut , dist.EE.all[dist.order.EE[3]],
                          dist.NW.all[dist.order.NW[1]])
    
    
    #Calculates coordinates, distance, and azimuth for East Half
    #XYof2near is a matrix of the coordinates to the nearest trees relative to survey point (corner)      
   nearest.WW<-which.min(sqrt(apply((t(cbind(pp.x.WW, pp.y.WW))-surveypt)^2,2,sum)))
    XYof2near[5]<-pp.x.WW[nearest.WW]-surveypt[1]
    XYof2near[6]<-pp.y.WW[nearest.WW]-surveypt[2]  
    XYof2near[7]<-sqrt(XYof2near[6]^2+XYof2near[5]^2)
    AZ2<-180*atan2(XYof2near[6],XYof2near[5])/pi
    XYof2near[8]<-if(pp.y.WW[nearest.WW]-surveypt[2]>0){450-AZ2}else{90-AZ2}
    XYof2near[9]<-min(XYof2near[7],XYof2near[3])
    XYof2near[10]<-(if(XYof2near[9]== XYof2near[7]){XYof2near[3]}else {XYof2near[7]})
    XYof2near[11]<-XYof2near[10]/XYof2near[9]
    PARaw<- abs(AZ1-AZ2)
    PA<-if(PARaw>180){360-PARaw} else {PARaw}
    XYof2near[12]<-PA
    XYof2near[17]<-dist.order[2]
  
   
    
    #Calculates coordinates, distance, and azimuth for East Half
    #HP.dist[k,2]<-sqrt(sum((surveypt-cbind(pp.x.WW,pp.y.WW)[nearest.WW,])^2))
    dist.WW.all<-sqrt(apply((t(cbind(pp.x.WW, pp.y.WW))-surveypt)^2,2,sum))
    dist.order.WW<-order(dist.WW.all)
  
    minWW[k,1]<-dist.WW.all[dist.order.WW[1]]
  
    #loads the distance and 2/1 ratio to the second nearest in sector WW
    XYof2near[14]<-dist.WW.all[dist.order.WW[2]]  
    XYof2near[16]<-XYof2near[14]/XYof2near[7]
    N2pure[k]<-(2/pi)*(1/sum(XYof2near[3]^2,XYof2near[7]^2))
   
   
    
    HP1.dist[k,2]<-ifelse(minWW[k,1]<= distveil && random1[k]<= veilcut, dist.WW.all[dist.order.WW[2]],
                         dist.WW.all[dist.order.WW[1]]) 
    NP1.dist[k,2]<-if(HP1.dist[k,2]>NPd){minWW[k,1]}else{dist.WW.all[dist.order.WW[2]]}
    #SP1.dist[k,1]<-if(HP1.dist[k,2]<HP1.dist[k,1]){HP1.dist[k,1]}else{HP1.dist[k,2]}
    #SP1.dist[k,2]<-if(HP1.dist[k,2]<HP1.dist[k,1]){dist.WW.all[dist.order.WW[2]]}else{dist.EE.all[dist.order.EE[2]]}
    SP1.dist[k,1]<-dist.EE.all[dist.order.EE[2]]
    SP1.dist[k,2]<-dist.WW.all[dist.order.WW[1]]
    
      HP2X.dist[k,2]<-ifelse(random2[k]<veilcut, dist.WW.all[dist.order.WW[2]],
                          dist.WW.all[dist.order.WW[1]])
    HP3X.dist[k,2]<-ifelse(random2[k]<veilcut , dist.WW.all[dist.order.WW[3]],
                          dist.WW.all[dist.order.WW[1]])
   
  
   HP1s.dist[k,1]<-min(HP1.dist[k,])
   HP1s.dist[k,2]<-max(HP1.dist[k,])
   HP2Xs.dist[k,1]<-min(HP2X.dist[k,])
   HP2Xs.dist[k,2]<-max(HP2X.dist[k,]) 
   HP3Xs.dist[k,1]<-min(HP3X.dist[k,])
   HP3Xs.dist[k,2]<-max(HP3X.dist[k,]) 
   
  
   
  
 # calculation of summary statistice in each sample
    avdist.HP[k]<-mean(HP1.dist[k,])
    avdist.QU[k]<-mean(QU1.dist[k,])
    avdist.HP2X[k]<-mean(HP2X.dist[k,])
    avdist.QU2X[k]<-mean(QU2X.dist[k,])
    avdist.QUNX[k]<-mean(QUNXs.dist[k,])
    avdist.HPNX[k]<-mean(HPNXs.dist[k,])
    
    trip3[k]<-sum(QUs.dist[k,1],QUs.dist[k,2]/2)^2
    
    aver.dist.point.HP[k]<-1/((sum(HP1.dist[k,])/2)^2)
    aver.dist.point.QU[k]<-1/((sum(QU1.dist[k,])/2)^2)
    aver.dist.point.HP2X[k]<-1/((sum(HP2X.dist[k,])/2)^2)
    aver.dist.point.QU2X[k]<-1/((sum(QU2X.dist[k,])/2)^2)
    aver.dist.point.QUNX[k]<-1/((sum(QUNXs.dist[k,])/2)^2)
    aver.dist.point.HPNX[k]<-1/((sum(HPNXs.dist[k,])/2)^2)
    
    sumofsq.HP[k]<-sum(HP1.dist[k,]^2)
    sumofinv.HP[k]<-sum(1/HP1.dist[k,])
    sumof.HP[k]<-sum(HP1.dist[k,])
    sumofsq.QU[k]<-sum(QU1.dist[k,]^2)
    sumofsq.HP2X[k]<-sum(HP2X.dist[k,]^2)
    sumofsq.QU2X[k]<-sum(QU2X.dist[k,]^2)
    sumofsq.QUNX[k]<-sum(QUNXs.dist[k,]^2)
   
    
    First[k,1]<-XYof2near[3]
    First[k,2]<-XYof2near[7]
    Second[k,1]<-XYof2near[13]
    Second[k,2]<-XYof2near[14]
    Rato21[k,1]<-XYof2near[15]
    Rato21[k,2]<-XYof2near[16]
    Azm[k,1]<-XYof2near[4]
    Azm[k,2]<-XYof2near[8] 
    Trans[k,1]<-XYof2near[1]
    Trans[k,2]<-XYof2near[5]
     
     # end of n loop for k sample points 
  }
############################################END OF N LOOP######################
#simulation of nearest witness tree sampling 
for(t in 1:17) {
  Nearof2[s,t]<-XYof2near[t]
}
for(u in 1:21) {
  Nearof4[s,u]<-XYof4near[u]
}

Firsts<-c(First[,1],First[,2])
Seconds<-c(Second[,1],Second[,2])
Rat21s<-c(Rato21[,1],Rato21[,2])
Azms<-c(Azm[,1],Azm[,2])

Fir[s]<-mean(Firsts)
Sec[s]<-mean(Seconds)
R21[s]<-mean(Rat21s)
Azim[s]<-mean(Azms)

#NPdist[s]<-sum(NP1.dist>NPd)

AZN<-sum(Azm[,1]<=az,na.rm=TRUE)+sum(Azm[,2]>360-az,na.rm=TRUE)
AZE<-sum(Azm[,1]>90-az & Azm[,1]<=90+az,na.rm=TRUE) 
AZS<-sum(Azm[,1]>180-az,na.rm=TRUE) + sum(Azm[,2]<=180+az, na.rm=TRUE)
AZW<-sum(Azm[,2]>270-az & Azm[,2]<=270+az, na.rm=TRUE)             
Fqaz[s]<-sum(AZN,AZE,AZS,AZW)/(n*2)   


 # calculation of summary values for each of s replications  
Trip[s]<-0.5/mean(trip3)
avrbar.HP[s]<-mean(avdist.HP)
avrbar.QU[s]<-mean(avdist.QU)
avrsqbar.HP[s]<-mean(sumofsq.HP)
avrsqbar.QU[s]<-mean(sumofsq.QU)

  
# calculation of estimators for each replication
  Poisden[s]<-(truen)  
  cott.HP[s]<-.5/(mean(HP1.dist)^2)
  hom.HP[s]<- (4*n-2)/(pi*sum(HP1.dist^2))
  inhom.HP[s] <- (2/pi)*mean(1/rowSums(HP1.dist^2))
  NPMori.HP[s]<-(2/pi)*mean(1/rowSums(NP1.dist^2))
  SPMori.HP[s]<-(2/pi)*mean(1/rowSums(SP1.dist^2))
  SPMori3[s]<-(2/pi)*mean(1/rowSums((1.5*HP1.dist)^2))
  SPMori2[s]<-(2/pi)*mean(1/(mean(SP1.dist[,1])^2+mean(SP1.dist[,2])^2))
  N2QPoll[s]<-(4*n-2)/(pi*sum(SP1.dist^2))
  NPdist[s]<-(sum(HP1.dist[,1]<=NPd,na.rm=TRUE)+sum(HP1.dist[,2]<=NPd,na.rm=TRUE))/n
  Transdist[s]<-(sum(Trans[,1]<=STw,na.rm=TRUE)+sum(Trans[,2]>=-STw,na.rm=TRUE))/(2*n)
  TransbNP[s]<-Transdist[s]-NPdist[s]
  shvc.HP[s] <- 0.5*mean(1/((rowSums(HP1.dist)/2)^2))
  shen.HP[s]<-((2*sum(1/HP1.dist))/(pi*sum(HP1.dist)))-(n*4/(pi*sum(HP1.dist^2)))
  ##N2coeff[s]<-Poisden[s]/mean(N2.distsq)
  #N2Qcoeff[s]<-Poisden[s]/mean(N2QMoriden)
  N2coeff[s]<-mean(N2pure)/mean(N2.distsq)
  N2Qcoeff[s]<-mean(N2pure)/mean(N2QMoriden) 
  N2QPollco[s]<-mean(N2pure)/(N2QPoll[s])
  cott.QU[s] <- 1/(mean(QU1.dist))^2  
  hom.QU[s] <- (16*n-4)/(pi*sum(QU1.dist^2))
  inhom.QU[s] <- 12*mean(1/(pi*rowSums(QU1.dist^2)))
  shvc.QU[s] <- mean(1/(rowSums(QU1.dist)/4)^2)
  shen.QU[s]<-((4*sum(1/QU1.dist))/(pi*sum(QU1.dist)))-(n*16/(pi*sum(QU1.dist^2)))
  f<-0.857266
  cott.TQ[s] <- (0.5*f)/(mean(TQ.all)^2)    
  hom.TQ[s]<- (((4*n-2)*.824)/pi)/(sum(TQ.all^2))
  inhom.TQ[s]<- 0.820*(2/pi)*mean(1/rowSums(TQ.all^2))
  shvc.TQ[s] <- f*0.5*mean(1/((rowSums(TQ.all)/2)^2))
 
  ClarkN1[s]<-1/(4*mean(HP1s.dist[,1])^2)
  MooreN1[s]<-(n-1)/(pi*(sum(HP1s.dist[,1]^2)))
  Bythmed[s]<-0.69/(pi*median(HP1s.dist[,1])^2)
  Klinemed4[s]<-1/((median(QU1.dist))^2) 


  GTree.PDE[s,1]<-((gt-1)/pi)*(mean(1/GT.pts[,4]))
  GTree.PDE[s,2]<-((gt-0.5)/pi)*(mean((1/GT.pts[,4])))
  GTree.PDE[s,3]<-((gt-1)/pi)*(mean((1/GT.pts[,5])))
 
  cott.EQ[s] <- 0.5/(mean(EQ.all)^2)    
  hom.EQ[s]<- ((9*n-3)/pi)/sum(EQ.all^2)
  inhom.EQ[s]<- mean(6/(pi*rowSums(EQ.all^2)))
  shvc.EQ[s]<- 0.5*mean(1/((rowSums(EQ.all)/2))^2)

 

 if(s%%1000==0){print(s)}
  #print(s)
}


##################################END OF S LOOP######################


#print("density, Cottam, Pollard, Morisita, Shen, Shanks")
cat(q, mean(Poisden), mean(cott.HP),mean(hom.HP),mean(inhom.HP),mean(shen.HP),mean(shvc.HP)) 
 cat(mean(Poisden),mean(cott.QU),mean(hom.QU),mean(inhom.QU), mean(shen.QU),mean(shvc.QU)) 
cat(mean(cott.TQ),mean(hom.TQ),mean(inhom.TQ),mean(shvc.TQ),mean(NPMori.HP),mean(SPMori.HP)) 
cat(mean(ClarkN1),mean(MooreN1),mean(Bythmed),mean(Klinemed4),
    mean(GTree.PDE[,1]),mean(GTree.PDE[,2]),mean(GTree.PDE[,3]))

#print ("relative density")

#cat(mean(Poisden)/mean(Poisden), mean(cott.HP)/mean(Poisden),mean(hom.HP)/mean(Poisden),mean(inhom.HP)/mean(Poisden),mean(shvc.HP)/mean(Poisden), 
#    mean(cott.QU)/mean(Poisden),mean(hom.QU)/mean(Poisden),mean(inhom.QU)/mean(Poisden),mean(shvc.QU)/mean(Poisden), 
#    mean(cott.TQ)/mean(Poisden),mean(hom.TQ)/mean(Poisden),mean(inhom.TQ)/mean(Poisden),mean(shvc.TQ)/mean(Poisden), 
#    mean(ClarkN1)/mean(Poisden),mean(MooreN1)/mean(Poisden),mean(Bythmed)/mean(Poisden),mean(Klinemed4)/mean(Poisden),
 #   mean(GTree.PDE[,1])/mean(Poisden), mean(GTree.PDE[,2])/mean(Poisden),mean(GTree.PDE[,3])/mean(Poisden))

#print("std dev of aggr density")
#cat(sd(Poisden), sd(cott.HP),sd(hom.HP),sd(inhom.HP),sd(shvc.HP), 
 #   sd(cott.QU),sd(hom.QU),sd(inhom.QU),sd(shvc.QU), 
 #   sd(cott.TQ),sd(hom.TQ),sd(inhom.TQ),sd(shvc.TQ), 
  #  sd(ClarkN1),sd(MooreN1),sd(Bythmed),sd(Klinemed4),
  #  sd(GTree.PDE[,1]),sd(GTree.PDE[,2]),sd(GTree.PDE[,3]))

#print ("relative std dev")
#cat(sd(Poisden)/mean(Poisden), sd(cott.HP)/mean(cott.HP),sd(hom.HP)/mean(hom.HP),sd(inhom.HP)/mean(inhom.HP),sd(shvc.HP)/mean(shvc.HP), 
#    sd(cott.QU)/mean(cott.QU),sd(hom.QU)/mean(hom.QU),sd(inhom.QU)/mean(inhom.QU),sd(shvc.QU)/mean(shvc.QU), 
 #   sd(cott.TQ)/mean(cott.TQ),sd(hom.TQ)/mean(hom.TQ),sd(inhom.TQ)/mean(inhom.TQ),sd(shvc.TQ)/mean(shvc.TQ), 
 #   sd(ClarkN1)/mean(ClarkN1),sd(MooreN1)/mean(MooreN1),sd(Bythmed)/mean(Bythmed),sd(Klinemed4)/mean(Klinemed4),
#    sd(GTree.PDE[,1])/mean(GTree.PDE[,1]),sd(GTree.PDE[,2])/mean(GTree.PDE[,2]),sd(GTree.PDE[,3])/mean(GTree.PDE[,3]))


#cat  (mean(Poisden),S, 2*S, 100*mean(Fir), 100*median(Fir), mean(Azim),100*mean(Nearof2[,9]),100*median(Nearof2[,9]),
#     100*mean(Nearof2[,10]), 100*median(Nearof2[,10]), mean(Nearof2[,11]),mean(Nearof2[,12]),mean(Sec)/mean(Fir))
 
#   ("density; corners; trees; all mean dist; all median dist;  az; mean nearest;median nearest;  2nd near; MoR;Pair angle, Ratio N12/N1")
  
#cat  (mean(Poisden),S, 4*S, 
#         25*(mean(Nearof4[,3])+mean(Nearof4[,7])+mean(Nearof4[,11])+mean(Nearof4[,15])),
#         0.25*(mean(Nearof4[,4])+mean(Nearof4[,8])+mean(Nearof4[,12])+mean(Nearof4[,16])),
#         50*(mean(Nearof4[,17])+mean(Nearof4[,18])),
#        100*mean(Nearof4[,19]),100*mean(Nearof4[,20]),mean(Nearof4[,21]))
#  ("density; corners, trees, allmean dist, azimuth, 2 halves, nearest, 2nd nearest, Ratio2/1 ) 
 

cat("2-tree Halves",n,"corners through",S,"replications", q, "true trees/ha", mean(Poisden), "sim'd", 
    "Cottam:",mean(cott.HP),"Pollard:",mean(hom.HP),"Morisita:",mean(inhom.HP),
    "Shen:",mean(shen.HP),"Shanks:",mean(shvc.HP)) 


cat("4-tree quarters",n,"corners through",S,"replications", mean(Poisden), "trees/ha true", 
    "Cottam:",mean(cott.QU),"Pollard:",mean(hom.QU),"Morisita:",mean(inhom.QU),
    "Shen:",mean(shen.QU),"Shanks:",mean(shvc.QU))

#mean azimuths,  pair angle, MoR, Ratio N2/N1
cat("mean of azimuths",mean(Azim), "mean of pair angles", mean(Nearof2[,12]), 
    "mean ratio of N2/N1",mean(Sec)/mean(Fir),"MoR--point2/1", mean(Nearof2[,11]))

#The ratio of Morisita density from nearest pairs in halves to 
#             Morisita density for 2 absolute nearest in CSR pattern and 400 trees/ha
cat(100*mean(N2coeff), "% K factor for density correction for 2 nearest trees (N1, N2) to the 2 nearest halves")

# The ratio of Morisita density from nearest pairs in halves to the Morisita density for 
#             the nearest trees in two quadrants for CSR pattern and 400 trees/ha
cat(100*mean(N2Qcoeff),"% K factor for density correction for nearest 2 quadrants (2nQ) to the 2 nearest halves")


#  The mean and median distance to nearest, all, and second witness trees at 400 trees/ha
cat("Mean Distance --meters--to post;  Near, Ave., Second:", 100*mean(Nearof2[,9]),100*mean(Firsts), 100*mean(Nearof2[,10]),
   "                               Medians Near, Ave., Second:",  100*median(Nearof2[,9]),100*median(Firsts),100*median(Nearof2[,10]))

# generates the expected % of witness trees simulated within az (default 15deg) 
   #of the 4 section lines (theoretical 33.3% for 15deg az)
cat(50*mean(Fqaz), "% witness trees within two", 2*az,"deg wedges along section line at", q,"trees/ha")

#calculates the percentage of nearest trees within 1m of the post and in transect
cat("at", mean(Poisden),"trees/ha,",100*mean(NPdist),"% witness trees expected within", NP,"m of post;", 100*mean(Transdist),"% witness trees within",
    ST,"m of single section line; thus", 100*mean(TransbNP), "% of witness trees in", 2*ST,"m wide transect and beyond",NP,"m from post")

#calculates the density correction factor if all nearest trees are switched to 2nd nearest in sector 
#both all nearest or those less than 1 m from the post are switched 

cat(mean(Poisden)/mean(SPMori.HP), "factor correcting density for nearest tree switched to second nearest in that sector at", q, "trees/ha",
    mean(Poisden)/ mean(NPMori.HP), "factor correcting density for trees <=", 100*NPd,"m from post switched to 2nd nearest at",q,"trees/ha",
    mean(Poisden)/mean(SPMori2), "factor correcting density for average nearest second tree",mean(Poisden)/mean(SPMori3), "factor correction 
    density for each tree increased by 1.5X second distance")
